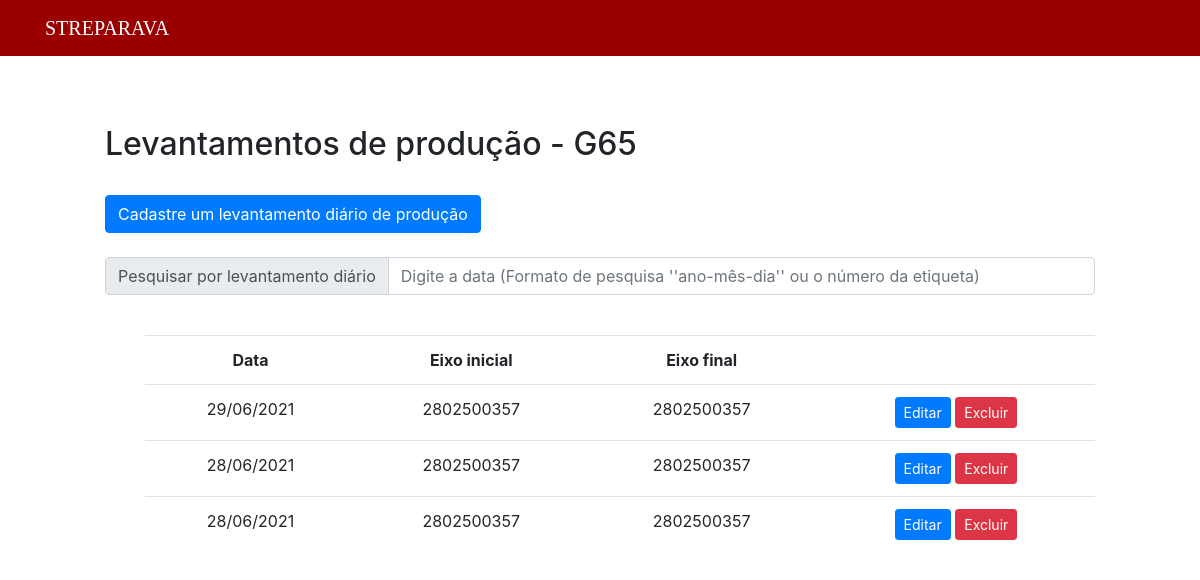
/public/final65/listFinal65.php, run on an earlier commit of the app's database.
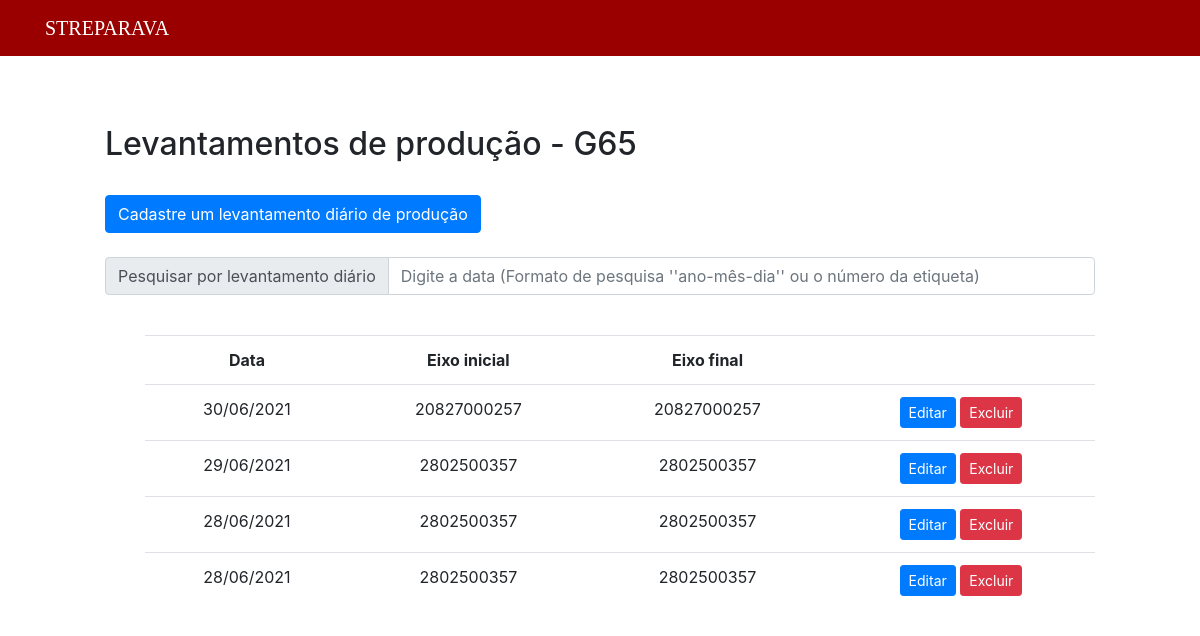
And on a later commit of the database.
### tables this page shows
CREATE TABLE `levantamento65f` (
  `id_levantamento65` int(11) NOT NULL,
  `data` date NOT NULL,
  `prod7` int(11) NOT NULL,
  `t7` int(11) NOT NULL,
  `obs7` text NOT NULL,
  `prod8` int(11) NOT NULL,
  `t8` int(11) NOT NULL,
  `obs8` text NOT NULL,
  `prod9` int(11) NOT NULL,
  `t9` int(11) NOT NULL,
  `obs9` text NOT NULL,
  `prod10` int(11) NOT NULL,
  `t10` int(11) NOT NULL,
  `obs10` text NOT NULL,
  `prod11` int(11) NOT NULL,
  `t11` int(11) NOT NULL,
  `obs11` text NOT NULL,
  `prod12` int(11) NOT NULL,
  `t12` int(11) NOT NULL,
  `obs12` text NOT NULL,
  `prod13` int(11) NOT NULL,
  `t13` int(11) NOT NULL,
  `obs13` text NOT NULL,
  `prod14` int(11) NOT NULL,
  `t14` int(11) NOT NULL,
  `obs14` text NOT NULL,
  `prod15` int(11) NOT NULL,
  `t15` int(11) NOT NULL,
  `obs15` text NOT NULL,
  `prod16` int(11) NOT NULL,
  `t16` int(11) NOT NULL,
  `obs16` text NOT NULL,
  `total` int(11) NOT NULL,
  `tempo_total` int(11) NOT NULL,
  `etiqueta1` bigint(20) NOT NULL,
  `etiqueta2` bigint(20) NOT NULL
);

### public/final65/listFinal65NoSearch.php (the view, shortened to what this page needs)
<?php
include("../../data/connection.php");
$sql = "SELECT *, DATE_FORMAT(data,'%d/%m/%Y') as datas FROM levantamento65f order by data DESC";
$dadosLevantamento65 = $connection->query($sql);
if ($dadosLevantamento65->num_rows > 0) {
?>
    <div style="margin-left: 100px; margin-right: 100px;">
        <br>
        <table class="table" style="text-align: center;">
            <tr>
                <th>Data</th>
                <th>Eixo inicial</th>
                <th>Eixo final</th>
                <th></th>
            </tr>
            <?php
            while ($exibir = $dadosLevantamento65->fetch_assoc()) {
            ?>
                <tr>
                    <td><?php echo $exibir["datas"] ?></td>
                    <td><?php echo $exibir["etiqueta1"] ?></td>
                    <td><?php echo $exibir["etiqueta2"] ?></td>
                    <td>
                        <button type="button" class="btn btn-primary btn-sm">
                            <a href="editFinal65.php?id=<?php echo $exibir["id_levantamento65"] ?>" style="text-decoration: none; color: white">Editar</a>
                        </button>
                        <button type="submit" class="btn btn-danger btn-sm" formmethod="post">
                            <a href="deleteFinal65.php?id=<?php echo $exibir["id_levantamento65"] ?>" style="text-decoration: none; color: white"> Excluir </a>
                        </button>
                    </td>
                </tr>
            <?php
            }
            ?>
        </table>
    </div>
<?php
} else { ?>
    <div style="margin-left: 100px; margin-right: 100px;">
    <?php
    echo "Nenhum registro encontrado.";
}
    ?>

What changed in the data, as far as the page shows it:
added levantamento65f: datas "30/06/2021", etiqueta1 "20827000257", etiqueta2 "20827000257"
